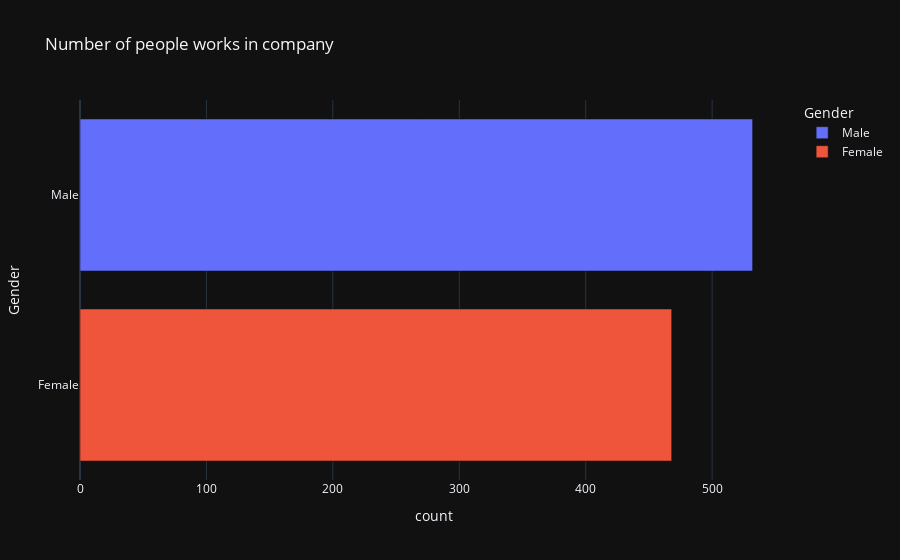

This figure's notebook cell:
### Code cell
grouped_df = count_df.groupby('Gender').sum().reset_index().drop('BasePay', axis=1)
fig = px.bar(grouped_df, x='count', y='Gender', orientation='h', color='Gender',
             title='Number of people works in company ',template='plotly_dark')
fig.show()

### Figure 1 — Plotly figure (JSON) as saved in the notebook; plotly's stock layout.template omitted (floating-point values rounded to 4 significant figures)
{"data": [{"alignmentgroup": "True", "hovertemplate": "Gender=%{y}<br>count=%{x}<extra></extra>", "legendgroup": "Male", "marker": {"color": "#636efa", "pattern": {"shape": ""}}, "name": "Male", "offsetgroup": "Male", "orientation": "h", "showlegend": true, "textposition": "auto", "type": "bar", "x": [532], "xaxis": "x", "y": ["Male"], "yaxis": "y"}, {"alignmentgroup": "True", "hovertemplate": "Gender=%{y}<br>count=%{x}<extra></extra>", "legendgroup": "Female", "marker": {"color": "#EF553B", "pattern": {"shape": ""}}, "name": "Female", "offsetgroup": "Female", "orientation": "h", "showlegend": true, "textposition": "auto", "type": "bar", "x": [468], "xaxis": "x", "y": ["Female"], "yaxis": "y"}], "layout": {"barmode": "relative", "legend": {"title": {"text": "Gender"}, "tracegroupgap": 0}, "title": {"text": "Number of people works in company "}, "xaxis": {"anchor": "y", "domain": [0, 1], "title": {"text": "count"}}, "yaxis": {"anchor": "x", "categoryarray": ["Female", "Male"], "categoryorder": "array", "domain": [0, 1], "title": {"text": "Gender"}}}}
